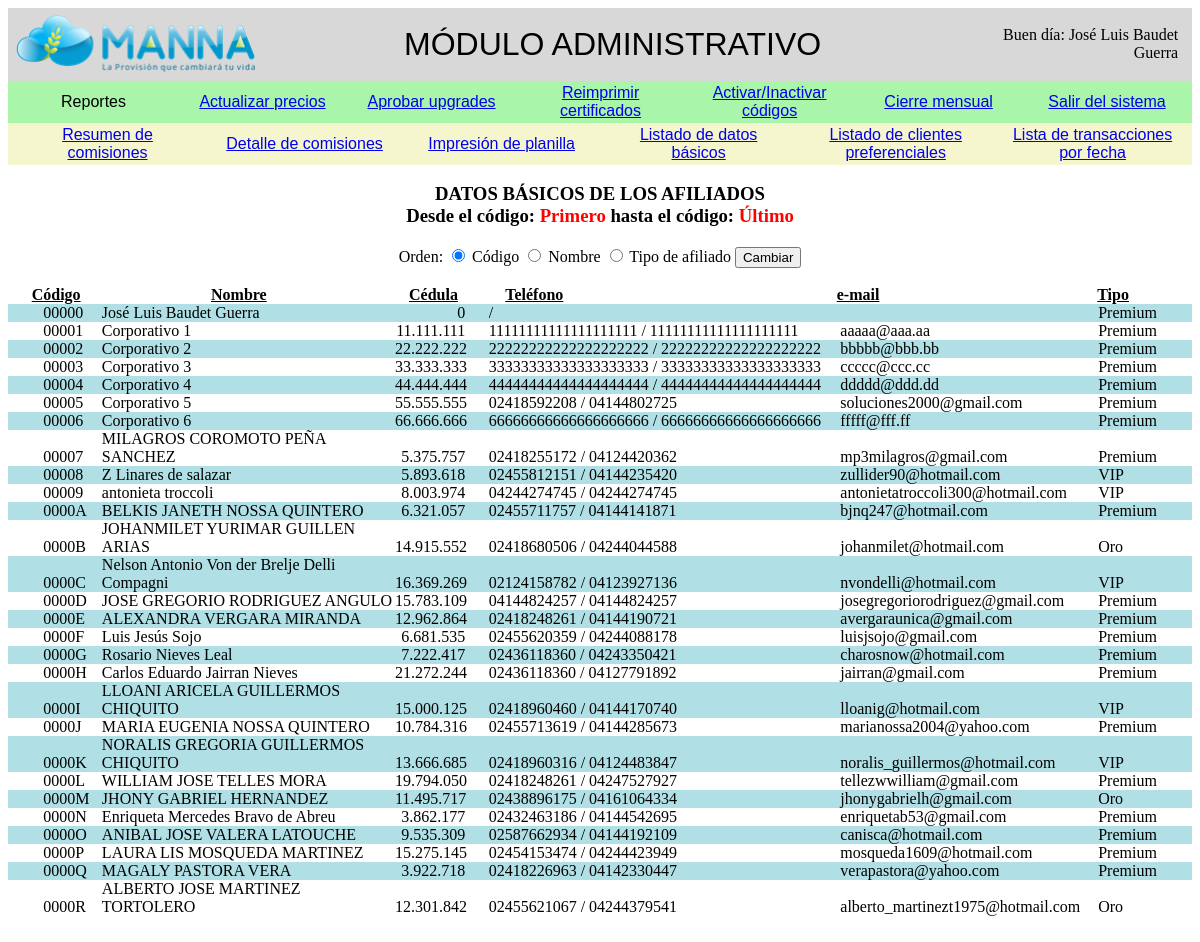
The page /admin/datosbasicos.php (signed in) on the database its author committed.
### tables this page shows
CREATE TABLE `afiliados` (
  `id` bigint(20) NOT NULL COMMENT 'Id del sistema',
  `tit_codigo` varchar(20) NOT NULL COMMENT 'Código del titular',
  `tit_codigo_largo` varchar(20) NOT NULL COMMENT 'Código en el sistema del titular',
  `cot_codigo_largo` varchar(20) NOT NULL COMMENT 'Código en el sistema del cotitular',
  `tit_nombres` varchar(150) NOT NULL COMMENT 'Nombres del titular',
  `tit_apellidos` varchar(150) NOT NULL COMMENT 'Apellidos del titular',
  `tit_cedula` varchar(9) NOT NULL COMMENT 'Cédula del titular',
  `tit_rif` varchar(10) NOT NULL COMMENT 'R.I.F. del titular',
  `tit_fecha_nac` char(10) NOT NULL COMMENT 'Fecha de nacimiento del titular',
  `tit_edo_civil` varchar(10) NOT NULL COMMENT 'Estado civil del titular',
  `tit_sexo` varchar(9) NOT NULL COMMENT 'Sexo del titular',
  `tit_profesion` varchar(150) NOT NULL COMMENT 'Profesión del titular',
  `cot_nombres` varchar(150) NOT NULL COMMENT 'Nombres del cotitular',
  `cot_apellidos` varchar(150) NOT NULL COMMENT 'Apellidos del cotitular',
  `cot_cedula` varchar(9) NOT NULL COMMENT 'Cédula del cotitular',
  `cot_rif` varchar(10) NOT NULL COMMENT 'R.I.F. del cotitular',
  `cot_fecha_nac` char(10) NOT NULL COMMENT 'Fecha de nacimiento del cotitular',
  `cot_edo_civil` varchar(10) NOT NULL COMMENT 'Estado civil del cotitular',
  `cot_sexo` varchar(9) NOT NULL COMMENT 'Sexo del cotitular',
  `calle` varchar(150) NOT NULL COMMENT 'Calle / Avenida / Vereda',
  `cruce` varchar(150) NOT NULL COMMENT 'Cruce con / Sector / Manzana',
  `casa` varchar(50) NOT NULL COMMENT 'Casa / Edificio',
  `sector` varchar(150) NOT NULL COMMENT 'Urbanización / Sector',
  `piso` varchar(50) NOT NULL COMMENT 'Piso No.',
  `apto` varchar(50) NOT NULL COMMENT 'Apto. No.',
  `referencia` varchar(150) NOT NULL COMMENT 'Punto de referencia',
  `ciudad` varchar(150) NOT NULL COMMENT 'Ciudad',
  `municipio` varchar(150) NOT NULL COMMENT 'Municipio',
  `estado` varchar(150) NOT NULL COMMENT 'Estado',
  `parroquia` varchar(150) NOT NULL COMMENT 'Parroquia',
  `cod_postal` varchar(10) NOT NULL COMMENT 'Código Postal',
  `pais` varchar(150) NOT NULL COMMENT 'País',
  `tel_local` varchar(50) NOT NULL COMMENT 'Teléfono Local',
  `tel_celular` varchar(50) NOT NULL COMMENT 'Teléfono Celular',
  `email` varchar(150) NOT NULL COMMENT 'Correo electrónico',
  `enrol_codigo` varchar(20) NOT NULL COMMENT 'Código del enrolador',
  `enrol_nombre_completo` varchar(200) NOT NULL COMMENT 'Nombre completo del enrolador',
  `patroc_codigo` varchar(20) NOT NULL COMMENT 'Código del patrocinador',
  `patroc_nombre_completo` varchar(200) NOT NULL COMMENT 'Nombre completo del patrocinador',
  `banco_nombre_cta` varchar(200) NOT NULL COMMENT 'Titular de la cuenta bancaria',
  `banco_numero_cta` char(20) NOT NULL COMMENT 'Número de cuenta',
  `banco_nombre_bco` varchar(150) NOT NULL COMMENT 'Nombre del banco',
  `banco_sucursal` varchar(150) NOT NULL COMMENT 'Sucursal del banco',
  `banco_estado` varchar(150) NOT NULL COMMENT 'Estado de ubicación de la sucursal bancaria',
  `banco_tipo_cta` varchar(30) NOT NULL COMMENT 'Tipo de cuenta bancaria',
  `tipo_persona` varchar(12) NOT NULL COMMENT 'Tipo de persona jurídica',
  `nacionalidad` varchar(10) NOT NULL COMMENT 'Nacionalidad',
  `tipo_afiliado` varchar(7) NOT NULL COMMENT 'Tipo de afiliado',
  `tipo_kit` varchar(6) NOT NULL COMMENT 'Línea de afliación',
  `fecha_afiliacion` date NOT NULL COMMENT 'Fecha de afiliación',
  `envio` tinyint(1) NOT NULL COMMENT 'Envío (1="SI",0="NO")',
  `direccion_envio` varchar(500) NOT NULL COMMENT 'Direccíón de envío'
);

### admin/datosbasicos.php (the view, shortened to what this page needs)
<?php
include_once("cabecera.php");
include_once("menu.php");
include_once("reportes.php");
?>
<?php
$orden = isset($_POST['orden']) ? $_POST['orden'] : 'codigo';
if ($_POST['cod_desde']<>'') {
	$dsd = $_POST['cod_desde'];
} else {
	$dsd = 'Primero';
}
if ($_POST['cod_hasta']<>'') {
	$hst = $_POST['cod_hasta'];
} else {
	$hst = 'Último';
}
echo '<div id="cuerpo">';
	echo '<div style="text-align:center">';
		echo '<h3>DATOS BÁSICOS DE LOS AFILIADOS<br>';
		echo 'Desde el código: <font color="red">'.trim($dsd).'</font> hasta el código: <font color="red">'.trim($hst).'</font><br></h3>';
	echo '</div>';
	echo '<div style="text-align:center">';
		echo '<form name="orden" method="post" action="datosbasicos.php">';
		echo 'Orden: ';
			switch ($orden) {
				case 'codigo':
					$sorden = 'tit_codigo';
					echo '<input type="radio" name="orden" value="codigo" checked> Código ';
					echo '<input type="radio" name="orden" value="nombre"> Nombre ';
					echo '<input type="radio" name="orden" value="tipo"> Tipo de afiliado ';
					break;
			}
			echo '<input type="submit" value="Cambiar">';
		echo '</form><br>';
	echo '</div>';
	if ($dsd<>'Primero') {
		if ($hst<>'Último') {
			$query = "SELECT * FROM afiliados WHERE tit_codigo>='".trim($dsd)."' AND tit_codigo<='".trim($hst)."' order by ".$sorden;
		} else {
			$query = "SELECT * FROM afiliados WHERE tit_codigo>='".trim($dsd)."' order by ".$sorden;
		}
	} else {
		if ($hst<>'Último') {
			$query = "SELECT * FROM afiliados WHERE tit_codigo<='".trim($hst)."' order by ".$sorden;
		} else {
			$query = "SELECT * FROM afiliados order by ".$sorden;
		}
	}
	$result = mysql_query($query,$link);
	$color = true;
	echo '<div class="codigo"><b><u>Código</u></b></div>';
	echo '<div class="nombre" style="text-align:center;"><b><u>Nombre</u></b></div>';
	echo '<div class="cedula" style="text-align:right;"><b><u>Cédula</u></b></div>';
	echo '<div class="telefono2"><b><u>Teléfono</u></b></div>';
	echo '<div class="correo"><b><u>e-mail</u></b></div>';
	echo '<div class="tipoafiliado"><b><u>Tipo</u></b></div>';
	echo '<br>';
	echo "</div>";
	while($row = mysql_fetch_array($result)) {
		if ($color) {
			echo '<div class="grupo1" style="padding-left:1%;">';
			$color = false;
		} else {
			echo '<div class="grupo2" style="padding-left:1%;">';
			$color = true;
		}
	    $tit_codigo = $row["tit_codigo"];
		$name = trim($row["tit_nombres"])." ".trim($row["tit_apellidos"]);
		$cid = trim($row["tit_cedula"]);
		$correo = trim($row["email"]);
		$tlf = trim($row["tel_local"]).' / '.trim($row["tel_celular"]);
		$tipo_afiliado = trim($row["tipo_afiliado"]);
		echo '<div class="codigo">'.$tit_codigo.'</div>';
		echo '<div class="nombre">'.utf8_encode($name).'</div>';
		echo '<div class="cedula" style="text-align:right;">'.trim(number_format($cid,0,',','.')).'</div>';
		echo '<div class="telefono">'.$tlf.'</div>';
		echo '<div class="correo">'.$correo.'</div>';
		echo '<div class="tipoafiliado">'.$tipo_afiliado.'</div>';
		echo '<br>';
		echo "</div>";
	}
include_once("pie.php");
?>

### admin/datosbasicos.php (style rules this page uses)
.codigo { width: 5%; display: inline-block; }
.nombre { width: 25%; display: inline-block; }
.telefono { width: 30%; display: inline-block; }
.telefono2 { width: 28%; display: inline-block; }
.correo { width: 20%; display: inline-block; }
.cedula { width: 6%; display: inline-block; }
.tipoafiliado { width: 6%; display: inline-block; }
.grupo1 { background-color: powderblue; }
.grupo2 { background-color: none; }

### rows shown on the page
afiliados: tit_codigo "00000", utf8_encode($name) "José Luis Baudet Guerra", tit_cedula "0", tlf "/", tipo_afiliado "Premium"
afiliados: tit_codigo "00001", utf8_encode($name) "Corporativo 1", tit_cedula "11.111.111", tlf "11111111111111111111 / 11111111111111111111", email "aaaaa@aaa.aa", tipo_afiliado "Premium"
afiliados: tit_codigo "00002", utf8_encode($name) "Corporativo 2", tit_cedula "22.222.222", tlf "22222222222222222222 / 22222222222222222222", email "bbbbb@bbb.bb", tipo_afiliado "Premium"
afiliados: tit_codigo "00003", utf8_encode($name) "Corporativo 3", tit_cedula "33.333.333", tlf "33333333333333333333 / 33333333333333333333", email "ccccc@ccc.cc", tipo_afiliado "Premium"
afiliados: tit_codigo "00004", utf8_encode($name) "Corporativo 4", tit_cedula "44.444.444", tlf "44444444444444444444 / 44444444444444444444", email "ddddd@ddd.dd", tipo_afiliado "Premium"
afiliados: tit_codigo "00005", utf8_encode($name) "Corporativo 5", tit_cedula "55.555.555", tlf "02418592208 / 04144802725", email "soluciones2000@gmail.com", tipo_afiliado "Premium"
afiliados: tit_codigo "00006", utf8_encode($name) "Corporativo 6", tit_cedula "66.666.666", tlf "66666666666666666666 / 66666666666666666666", email "fffff@fff.ff", tipo_afiliado "Premium"
afiliados: tit_codigo "00007", utf8_encode($name) "MILAGROS COROMOTO PEÑA SANCHEZ", tit_cedula "5.375.757", tlf "02418255172 / 04124420362", email "mp3milagros@gmail.com", tipo_afiliado "Premium"
afiliados: tit_codigo "00008", utf8_encode($name) "Z Linares de salazar", tit_cedula "5.893.618", tlf "02455812151 / 04144235420", email "zullider90@hotmail.com", tipo_afiliado "VIP"
afiliados: tit_codigo "00009", utf8_encode($name) "antonieta troccoli", tit_cedula "8.003.974", tlf "04244274745 / 04244274745", email "antonietatroccoli300@hotmail.com", tipo_afiliado "VIP"
afiliados: tit_codigo "0000A", utf8_encode($name) "BELKIS JANETH NOSSA QUINTERO", tit_cedula "6.321.057", tlf "02455711757 / 04144141871", email "bjnq247@hotmail.com", tipo_afiliado "Premium"
afiliados: tit_codigo "0000B", utf8_encode($name) "JOHANMILET YURIMAR GUILLEN ARIAS", tit_cedula "14.915.552", tlf "02418680506 / 04244044588", email "johanmilet@hotmail.com", tipo_afiliado "Oro"
afiliados: tit_codigo "0000C", utf8_encode($name) "Nelson Antonio Von der Brelje Delli Compagni", tit_cedula "16.369.269", tlf "02124158782 / 04123927136", email "nvondelli@hotmail.com", tipo_afiliado "VIP"
afiliados: tit_codigo "0000D", utf8_encode($name) "JOSE GREGORIO RODRIGUEZ ANGULO", tit_cedula "15.783.109", tlf "04144824257 / 04144824257", email "josegregoriorodriguez@gmail.com", tipo_afiliado "Premium"
afiliados: tit_codigo "0000E", utf8_encode($name) "ALEXANDRA VERGARA MIRANDA", tit_cedula "12.962.864", tlf "02418248261 / 04144190721", email "avergaraunica@gmail.com", tipo_afiliado "Premium"
afiliados: tit_codigo "0000F", utf8_encode($name) "Luis Jesús Sojo", tit_cedula "6.681.535", tlf "02455620359 / 04244088178", email "luisjsojo@gmail.com", tipo_afiliado "Premium"
afiliados: tit_codigo "0000G", utf8_encode($name) "Rosario Nieves Leal", tit_cedula "7.222.417", tlf "02436118360 / 04243350421", email "charosnow@hotmail.com", tipo_afiliado "Premium"
afiliados: tit_codigo "0000H", utf8_encode($name) "Carlos Eduardo Jairran Nieves", tit_cedula "21.272.244", tlf "02436118360 / 04127791892", email "jairran@gmail.com", tipo_afiliado "Premium"
afiliados: tit_codigo "0000I", utf8_encode($name) "LLOANI ARICELA GUILLERMOS CHIQUITO", tit_cedula "15.000.125", tlf "02418960460 / 04144170740", email "lloanig@hotmail.com", tipo_afiliado "VIP"
afiliados: tit_codigo "0000J", utf8_encode($name) "MARIA EUGENIA NOSSA QUINTERO", tit_cedula "10.784.316", tlf "02455713619 / 04144285673", email "marianossa2004@yahoo.com", tipo_afiliado "Premium"
afiliados: tit_codigo "0000K", utf8_encode($name) "NORALIS GREGORIA GUILLERMOS CHIQUITO", tit_cedula "13.666.685", tlf "02418960316 / 04124483847", email "noralis_guillermos@hotmail.com", tipo_afiliado "VIP"
afiliados: tit_codigo "0000L", utf8_encode($name) "WILLIAM JOSE TELLES MORA", tit_cedula "19.794.050", tlf "02418248261 / 04247527927", email "tellezwwilliam@gmail.com", tipo_afiliado "Premium"
afiliados: tit_codigo "0000M", utf8_encode($name) "JHONY GABRIEL HERNANDEZ", tit_cedula "11.495.717", tlf "02438896175 / 04161064334", email "jhonygabrielh@gmail.com", tipo_afiliado "Oro"
afiliados: tit_codigo "0000N", utf8_encode($name) "Enriqueta Mercedes Bravo de Abreu", tit_cedula "3.862.177", tlf "02432463186 / 04144542695", email "enriquetab53@gmail.com", tipo_afiliado "Premium"
afiliados: tit_codigo "0000O", utf8_encode($name) "ANIBAL JOSE VALERA LATOUCHE", tit_cedula "9.535.309", tlf "02587662934 / 04144192109", email "canisca@hotmail.com", tipo_afiliado "Premium"
afiliados: tit_codigo "0000P", utf8_encode($name) "LAURA LIS MOSQUEDA MARTINEZ", tit_cedula "15.275.145", tlf "02454153474 / 04244423949", email "mosqueda1609@hotmail.com", tipo_afiliado "Premium"
afiliados: tit_codigo "0000Q", utf8_encode($name) "MAGALY PASTORA VERA", tit_cedula "3.922.718", tlf "02418226963 / 04142330447", email "verapastora@yahoo.com", tipo_afiliado "Premium"
afiliados: tit_codigo "0000R", utf8_encode($name) "ALBERTO JOSE MARTINEZ TORTOLERO", tit_cedula "12.301.842", tlf "02455621067 / 04244379541", email "alberto_martinezt1975@hotmail.com", tipo_afiliado "Oro"

### other values the page prints
$nombre "José Luis Baudet Guerra"
$dsd "Primero"
$hst "Último"
